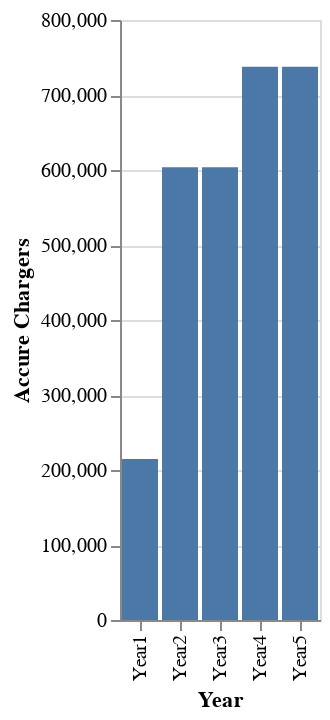

The notebook cell saved with this chart:
### Code cell
#data visualisation four
source = pd.DataFrame({
    'Year': ['Year1', 'Year2', 'Year3', 'Year4', 'Year5'],
    'Accure Chargers': [year1, year2, year3, year4, year5]})

alt.Chart(source).mark_bar().encode(
    x='Year',
    y='Accure Chargers'
)

### Figure 1 — Vega-Lite specification as saved in the notebook (floating-point values rounded to 4 significant figures)
{"config": {"view": {"continuousWidth": 400, "continuousHeight": 300}}, "data": {"name": "data-0cd2e1f00987cf898cf1c0813fef9e9f"}, "mark": "bar", "encoding": {"x": {"field": "Year", "type": "nominal"}, "y": {"field": "Accure Chargers", "type": "quantitative"}}, "$schema": "https://vega.github.io/schema/vega-lite/v4.17.0.json", "datasets": {"data-0cd2e1f00987cf898cf1c0813fef9e9f": [{"Year": "Year1", "Accure Chargers": 214600.0}, {"Year": "Year2", "Accure Chargers": 603500.0}, {"Year": "Year3", "Accure Chargers": 603500.0}, {"Year": "Year4", "Accure Chargers": 737700.0}, {"Year": "Year5", "Accure Chargers": 737700.0}]}}
